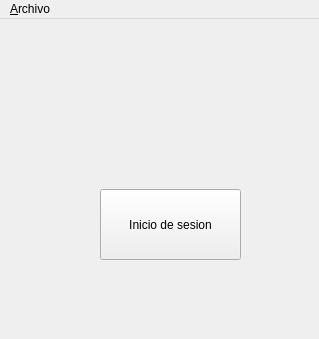
<?xml version="1.0" encoding="UTF-8"?>
<ui version="4.0">
 <class>MainWindow</class>
 <widget class="QMainWindow" name="MainWindow">
  <property name="geometry">
   <rect>
    <x>0</x>
    <y>0</y>
    <width>319</width>
    <height>339</height>
   </rect>
  </property>
  <property name="windowTitle">
   <string>Ventana Principal</string>
  </property>
  <widget class="QWidget" name="centralwidget">
   <widget class="QPushButton" name="pushButton">
    <property name="geometry">
     <rect>
      <x>100</x>
      <y>170</y>
      <width>141</width>
      <height>71</height>
     </rect>
    </property>
    <property name="text">
     <string>Inicio de sesion</string>
    </property>
   </widget>
  </widget>
  <widget class="QMenuBar" name="menuBar">
   <property name="geometry">
    <rect>
     <x>0</x>
     <y>0</y>
     <width>319</width>
     <height>21</height>
    </rect>
   </property>
   <widget class="QMenu" name="menuArchivo">
    <property name="title">
     <string>&amp;Archivo</string>
    </property>
    <addaction name="actionNuevo"/>
    <addaction name="separator"/>
    <addaction name="actionSalir"/>
   </widget>
   <addaction name="menuArchivo"/>
  </widget>
  <action name="actionNuevo">
   <property name="text">
    <string>&amp;Nuevo</string>
   </property>
   <property name="shortcut">
    <string>Ctrl+N</string>
   </property>
  </action>
  <action name="actionSalir">
   <property name="text">
    <string>&amp;Salir</string>
   </property>
   <property name="shortcut">
    <string>Ctrl+S</string>
   </property>
  </action>
 </widget>
 <resources/>
 <connections/>
</ui>
